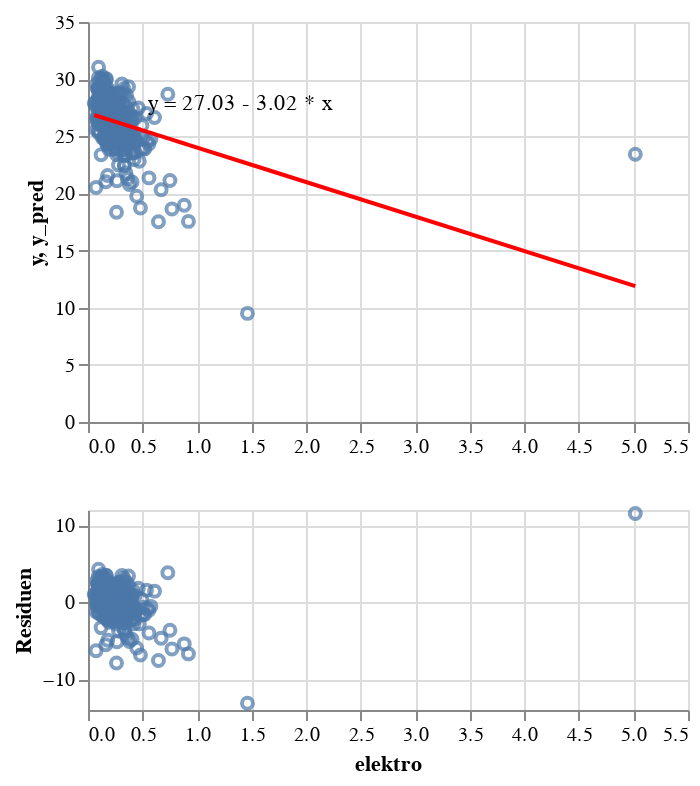

The code cell stored with this chart in its notebook:
### Code cell
plot_regression_and_residuals(X[['elektro']], y)

### Figure 1 — Vega-Lite specification as saved in the notebook (floating-point values rounded to 4 significant figures; data arrays with more than 128 entries replaced by an {"elided": "..."} marker saying what was removed)
{"config": {"view": {"continuousWidth": 300, "continuousHeight": 300}}, "vconcat": [{"hconcat": [{"vconcat": [{"layer": [{"mark": {"type": "point"}, "encoding": {"x": {"field": "elektro", "title": null, "type": "quantitative"}, "y": {"field": "y", "title": "y", "type": "quantitative"}}}, {"mark": {"type": "line", "color": "red"}, "encoding": {"x": {"field": "elektro", "title": null, "type": "quantitative"}, "y": {"field": "y_pred", "title": "y_pred", "type": "quantitative"}}}, {"data": {"name": "data-6872c08ed05db2d0b686c483df69bc9f"}, "mark": {"type": "text", "align": "left", "baseline": "top"}, "encoding": {"text": {"field": "text", "type": "nominal"}, "x": {"field": "elektro", "type": "quantitative"}, "y": {"field": "y", "type": "quantitative"}}}], "height": 200}, {"mark": {"type": "point"}, "encoding": {"x": {"field": "elektro", "title": "elektro", "type": "quantitative"}, "y": {"field": "residuals", "title": "Residuen", "type": "quantitative"}}, "height": 100}], "resolve": {"scale": {"x": "shared"}}}]}], "data": {"name": "data-233ea2a5105ab174d7a6f519e01cbf70"}, "$schema": "https://vega.github.io/schema/vega-lite/v5.20.1.json", "datasets": {"data-233ea2a5105ab174d7a6f519e01cbf70": {"elided": "399 records"}, "data-6872c08ed05db2d0b686c483df69bc9f": [{"elektro": 0.5529, "y": 28.89, "text": "y = 27.03 - 3.02 * x"}]}}
